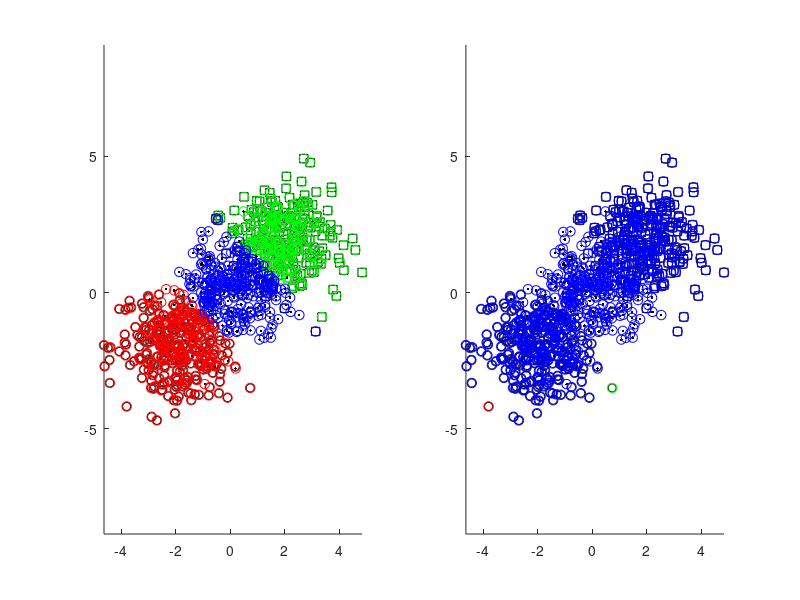

Write the MATLAB code that produced this figure.
close all
clear all
clc

a = randn(300,2);
b = randn(300,2) + 2;
c = randn(300,2) - 2;

figure

subplot(1,2,1)
hold on
plot(a(:,1), a(:,2), 'k.');
plot(b(:,1), b(:,2), 'ks');
plot(c(:,1), c(:,2), 'ko');

ds = [a; b; c];

ind = kmeans(ds, 3);

plot(ds(ind == 1 ,1), ds(ind == 1 ,2), 'ro', 'markersize', 7);
plot(ds(ind == 2 ,1), ds(ind == 2 ,2), 'go', 'markersize', 7);
plot(ds(ind == 3 ,1), ds(ind == 3 ,2), 'bo', 'markersize', 7);

axis equal

Z = linkage(ds, 'single');

cl = cluster(Z, 'maxclust', 3);

subplot(1,2,2)
hold on
plot(a(:,1), a(:,2), 'k.');
plot(b(:,1), b(:,2), 'ks');
plot(c(:,1), c(:,2), 'ko');

plot(ds(cl == 1 ,1), ds(cl == 1 ,2), 'ro', 'markersize', 7);
plot(ds(cl == 2 ,1), ds(cl == 2 ,2), 'go', 'markersize', 7);
plot(ds(cl == 3 ,1), ds(cl == 3 ,2), 'bo', 'markersize', 7);

axis equal


